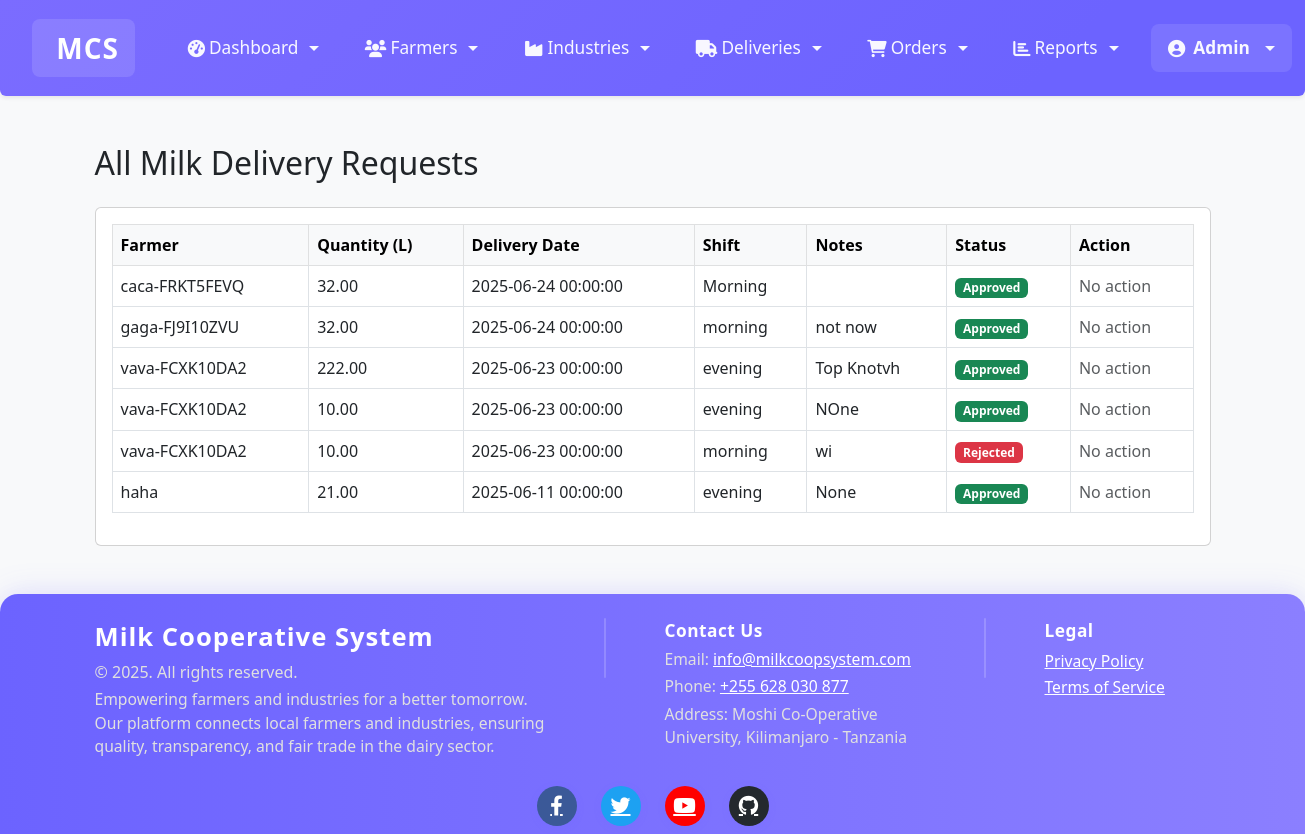
/modules/coop/deliveries.php (signed in), run on the app's committed database.
### tables this page shows
CREATE TABLE `milk_deliveries` (
  `id` int(11) NOT NULL,
  `farmer_id` varchar(20) NOT NULL,
  `quantity` decimal(10,2) NOT NULL,
  `quality_grade` enum('A','B','C') NOT NULL,
  `delivery_date` datetime NOT NULL,
  `delivery_time` time DEFAULT NULL,
  `shift` varchar(50) DEFAULT NULL,
  `status` enum('pending','approved','rejected') DEFAULT 'pending',
  `created_at` timestamp NOT NULL DEFAULT current_timestamp(),
  `quality_score` decimal(3,1) DEFAULT NULL,
  `ph_level` decimal(4,2) DEFAULT NULL,
  `temperature` decimal(4,1) DEFAULT NULL,
  `fat_content` decimal(4,2) DEFAULT NULL,
  `quality_notes` text DEFAULT NULL,
  `recorded_by` int(11) DEFAULT NULL COMMENT 'Admin/Data clerk who recorded the delivery'
);

CREATE TABLE `farmers` (
  `id` int(11) NOT NULL,
  `user_id` int(11) DEFAULT NULL,
  `farmer_id` varchar(20) NOT NULL,
  `full_name` varchar(100) NOT NULL,
  `phone` varchar(20) DEFAULT NULL,
  `email` varchar(100) DEFAULT NULL,
  `address` text DEFAULT NULL,
  `quota` decimal(10,2) DEFAULT 0.00,
  `created_at` timestamp NOT NULL DEFAULT current_timestamp(),
  `last_delivery_date` datetime DEFAULT NULL,
  `last_delivery_quantity` decimal(10,2) DEFAULT NULL,
  `last_delivery_quality` enum('A','B','C') DEFAULT NULL,
  `account_name` varchar(100) DEFAULT NULL,
  `account_number` varchar(50) DEFAULT NULL
);

### modules/coop/deliveries.php (the view, shortened to what this page needs)
<?php
require_once "../../config/db.php";
$sql = "SELECT md.*, f.full_name FROM milk_deliveries md JOIN farmers f ON md.farmer_id = f.farmer_id ORDER BY md.delivery_date DESC";
$all_deliveries = mysqli_query($conn, $sql);
?>
<!DOCTYPE html>
<html lang="en">
<head>
    <link href="https://cdn.jsdelivr.net/npm/bootstrap@5.3.0/dist/css/bootstrap.min.css" rel="stylesheet">
    <link href="https://cdnjs.cloudflare.com/ajax/libs/font-awesome/6.0.0/css/all.min.css" rel="stylesheet">
</head>
<body>
<?php include "../../includes/header.php"; ?>
<div class="container mt-5">
    <h2 class="mb-4">All Milk Delivery Requests</h2>
    <div class="card">
        <div class="card-body">
            <div class="table-responsive">
                <table class="table table-bordered table-hover">
                    <thead class="table-light">
                        <tr>
                            <th>Farmer</th>
                            <th>Quantity (L)</th>
                            <th>Delivery Date</th>
                            <th>Shift</th>
                            <th>Notes</th>
                            <th>Status</th>
                            <th>Action</th>
                        </tr>
                    </thead>
                    <tbody>
                        <?php if($all_deliveries && mysqli_num_rows($all_deliveries) > 0): ?>
                            <?php while($row = mysqli_fetch_assoc($all_deliveries)): ?>
                                <tr>
                                    <td><?php echo htmlspecialchars($row['full_name']); ?></td>
                                    <td><?php echo htmlspecialchars($row['quantity']); ?></td>
                                    <td><?php echo htmlspecialchars($row['delivery_date']); ?></td>
                                    <td><?php echo htmlspecialchars($row['shift']); ?></td>
                                    <td><?php echo htmlspecialchars($row['quality_notes']); ?></td>
                                    <td>
                                        <?php if($row['status'] == 'pending'): ?>
                                            <span class="badge bg-warning text-dark">Pending</span>
                                        <?php elseif($row['status'] == 'approved'): ?>
                                            <span class="badge bg-success">Approved</span>
                                        <?php elseif($row['status'] == 'rejected'): ?>
                                            <span class="badge bg-danger">Rejected</span>
                                        <?php else: ?>
                                            <span class="badge bg-secondary">Unknown</span>
                                        <?php endif; ?>
                                    </td>
                                    <td>
                                        <?php if($row['status'] == 'pending'): ?>
                                            <form method="post" style="display:inline-block">
                                                <input type="hidden" name="delivery_id" value="<?php echo $row['id']; ?>">
                                                <button type="submit" name="action" value="approve" class="btn btn-success btn-sm"><i class="fas fa-check"></i> Approve</button>
                                            </form>
                                            <form method="post" style="display:inline-block">
                                                <input type="hidden" name="delivery_id" value="<?php echo $row['id']; ?>">
                                                <button type="submit" name="action" value="reject" class="btn btn-danger btn-sm"><i class="fas fa-times"></i> Reject</button>
                                            </form>
                                        <?php else: ?>
                                            <span class="text-muted">No action</span>
                                        <?php endif; ?>
                                    </td>
                                </tr>
                            <?php endwhile; ?>
                        <?php else: ?>
                            <tr><td colspan="7" class="text-center">No delivery requests found.</td></tr>
                        <?php endif; ?>
                    </tbody>
                </table>
            </div>
        </div>
    </div>
</div>
<?php include "../../includes/footer.php"; ?>
</body>
</html>

### includes/header.php (shortened to what this page needs)
<?php
$current_page = basename($_SERVER['PHP_SELF']);
?>
<!DOCTYPE html>
<html lang="en">
<head>
    <link href="https://cdn.jsdelivr.net/npm/bootstrap@5.3.0/dist/css/bootstrap.min.css" rel="stylesheet">
    <link href="https://cdnjs.cloudflare.com/ajax/libs/font-awesome/6.0.0/css/all.min.css" rel="stylesheet">
    <link href="https://cdn.datatables.net/1.11.5/css/dataTables.bootstrap5.min.css" rel="stylesheet">
    <link href="https://cdn.jsdelivr.net/npm/sweetalert2@11/dist/sweetalert2.min.css" rel="stylesheet">
    <link rel="stylesheet" href="https://cdnjs.cloudflare.com/ajax/libs/animate.css/4.1.1/animate.min.css"/>
</head>
<body>
    <nav class="navbar navbar-expand-lg navbar-dark shadow-sm rounded-bottom sticky-top" style="z-index: 1050;">
        <div class="container-fluid px-4">
            <a class="navbar-brand fw-bold fs-3 py-2 px-3 rounded-3" href="/MCS/modules/coop/dashboard.php" style="background:rgba(255,255,255,0.12);">
                <i class="fas fa-cow"></i> MCS
            </a>
            <div class="collapse navbar-collapse" id="navbarNav">
                <ul class="navbar-nav ms-3 me-auto align-items-lg-center gap-lg-1">
                    <li class="nav-item dropdown">
                        <a class="nav-link dropdown-toggle d-flex align-items-center gap-1 <?php echo $current_page == 'dashboard.php' ? 'active' : ''; ?>" href="#" id="dashboardDropdown" role="button" data-bs-toggle="dropdown" aria-expanded="false">
                            <i class="fas fa-tachometer-alt"></i> Dashboard
                        </a>
                    </li>
                    <li class="nav-item dropdown">
                        <a class="nav-link dropdown-toggle d-flex align-items-center gap-1 <?php echo ($current_page == 'farmers.php' || $current_page == 'register_farmer.php') ? 'active' : ''; ?>" href="#" id="farmersDropdown" role="button" data-bs-toggle="dropdown" aria-expanded="false">
                            <i class="fas fa-users"></i> Farmers
                        </a>
                    </li>
                    <li class="nav-item dropdown">
                        <a class="nav-link dropdown-toggle d-flex align-items-center gap-1 <?php echo ($current_page == 'industries.php' || $current_page == 'register_industry.php') ? 'active' : ''; ?>" href="#" id="industriesDropdown" role="button" data-bs-toggle="dropdown" aria-expanded="false">
                            <i class="fas fa-industry"></i> Industries
                        </a>
                    </li>
                    <li class="nav-item dropdown">
                        <a class="nav-link dropdown-toggle d-flex align-items-center gap-1 <?php echo ($current_page == 'record_delivery.php' || $current_page == 'view_deliveries.php' || $current_page == 'delivery_reports.php') ? 'active' : ''; ?>" href="#" id="deliveriesDropdown" role="button" data-bs-toggle="dropdown" aria-expanded="false">
                            <i class="fas fa-truck"></i> Deliveries
                        </a>
                    </li>
                    <li class="nav-item dropdown">
                        <a class="nav-link dropdown-toggle d-flex align-items-center gap-1 <?php echo ($current_page == 'view_orders.php' || $current_page == 'order_status.php') ? 'active' : ''; ?>" href="#" id="ordersDropdown" role="button" data-bs-toggle="dropdown" aria-expanded="false">
                            <i class="fas fa-shopping-cart"></i> Orders
                        </a>
                    </li>
                    <li class="nav-item dropdown">
                        <a class="nav-link dropdown-toggle d-flex align-items-center gap-1 <?php echo $current_page == 'reports.php' ? 'active' : ''; ?>" href="#" id="reportsDropdown" role="button" data-bs-toggle="dropdown" aria-expanded="false">
                            <i class="fas fa-chart-bar"></i> Reports
                        </a>
                    </li>
                </ul>
                <ul class="navbar-nav ms-lg-2">
                    <li class="nav-item dropdown">
                        <a class="nav-link dropdown-toggle d-flex align-items-center gap-2 px-3 py-2 rounded-3 bg-white bg-opacity-10" href="#" id="userDropdown" role="button" data-bs-toggle="dropdown" aria-expanded="false">
                            <i class="fas fa-user-circle"></i> <span class="fw-semibold text-capitalize"><?php echo htmlspecialchars($_SESSION["username"]); ?></span>
                        </a>
                    </li>
                </ul>
            </div>
        </div>
    </nav>
</body>
</html>

### includes/footer.php (shortened to what this page needs)
    <footer class="footer-custom mt-5 pt-3 pb-2">
        <div class="container">
            <div class="row gy-3 gx-4 align-items-start justify-content-center">
                <div class="col-12 col-md-5 text-center text-md-start mb-3 mb-md-0">
                    <div class="footer-title mb-1">Milk Cooperative System</div>
                    <div class="footer-copyright mb-1">&copy; <?php echo date('Y'); ?>. All rights reserved.</div>
                    <div class="footer-about mb-2">Empowering farmers and industries for a better tomorrow.<br>Our platform connects local farmers and industries, ensuring quality, transparency, and fair trade in the dairy sector.</div>
                </div>
                <div class="d-none d-md-block col-md-1 px-0">
                    <div class="footer-divider"></div>
                </div>
                <div class="col-12 col-md-3 text-center text-md-start mb-3 mb-md-0">
                    <div class="footer-section-title mb-1">Contact Us</div>
                    <div class="footer-contact-info mb-1">Email: <a href="mailto:info@milkcoopsystem.com" class="footer-contact">info@milkcoopsystem.com</a></div>
                    <div class="footer-contact-info mb-1">Phone: <a href="tel:+255 628 030 877" class="footer-contact">+255 628 030 877</a></div>
                    <div class="footer-contact-info">Address: Moshi Co-Operative University, Kilimanjaro - Tanzania</div>
                </div>
                <div class="d-none d-md-block col-md-1 px-0">
                    <div class="footer-divider"></div>
                </div>
                <div class="col-12 col-md-2 text-center text-md-start mb-3 mb-md-0">
                    <div class="footer-section-title mb-1">Legal</div>
                    <div><a href="#" class="footer-link-plain">Privacy Policy</a></div>
                    <div><a href="#" class="footer-link-plain">Terms of Service</a></div>
                </div>
                <div class="col-12 col-md-12 d-flex justify-content-center align-items-center mt-3">
                    <div class="footer-socials d-flex gap-3">
                        <a href="#" class="footer-social bg-facebook" title="Facebook"><i class="fab fa-facebook-f"></i></a>
                        <a href="#" class="footer-social bg-twitter" title="Twitter"><i class="fab fa-twitter"></i></a>
                        <a href="#" class="footer-social bg-youtube" title="YouTube"><i class="fab fa-youtube"></i></a>
                        <a href="#" class="footer-social bg-github" title="GitHub"><i class="fab fa-github"></i></a>
                    </div>
                </div>
            </div>
        </div>
    </footer>
</body>
</html>

### includes/header.php (style rules this page uses)
html, body { margin: 0 !important; padding: 0 !important; box-sizing: border-box; }
body { padding-top: 90px; background: var(--background-color, #F8F9FA); }
.navbar { margin-top: 0 !important; background: linear-gradient(135deg, #7b6cff, #6C63FF 80%); padding: 1.2rem 0.5rem; box-shadow: 0 4px 24px rgba(108,99,255,0.10); border-radius: 0 0 18px 18px; }
.navbar-brand { font-size: 2rem; font-weight: 700; letter-spacing: 1px; background: rgba(255,255,255,0.12) !important; color: #fff !important; transition: background 0.2s; }
.nav-link { color: rgba(255,255,255,0.95) !important; font-size: 1.08rem; font-weight: 500; border-radius: 10px; padding: 0.7rem 1.1rem !important; margin: 0 0.2rem; transition: all 0.2s; display: flex; align-items: center; }
.navbar-nav .dropdown-toggle::after { margin-left: 0.4em; }

### includes/footer.php (style rules this page uses)
.footer-custom { background: linear-gradient(90deg, #6C63FF 0%, #8B7FFF 100%); color: #fff; border-top-left-radius: 18px; border-top-right-radius: 18px; box-shadow: 0 -2px 32px 0 rgba(108,99,255,0.13), 0 8px 32px 0 rgba(108,99,255,0.10); margin-top: 3rem; margin-bottom: 0; font-size: 1.08rem; backdrop-filter: blur(2.5px); position: relative; padding-top: 1.5rem !important; padding-bottom: 0.5rem !important; }
.footer-title { font-size: 1.6rem; font-weight: 700; letter-spacing: 1px; margin-bottom: 0.3rem; }
.footer-copyright { font-size: 1rem; color: #e0e0e0; margin-bottom: 0.3rem; }
.footer-about { color: #e0e0e0; font-size: 0.98rem; line-height: 1.5; margin-bottom: 0.3rem; }
.footer-section-title { font-weight: 700; font-size: 1.08rem; letter-spacing: 0.5px; margin-bottom: 0.3rem; }
.footer-contact-info { color: #e0e0e0; font-size: 0.98rem; margin-bottom: 0.15rem; }
.footer-link-plain { color: #fff; text-decoration: underline; font-weight: 400; transition: color 0.2s; font-size: 0.98rem; }
.footer-divider { width: 2px; height: 80%; min-height: 60px; background: rgba(255,255,255,0.18); border-radius: 2px; margin: 0 auto; }
.footer-socials { margin-top: 0.2rem; }
.footer-social { display: inline-flex; align-items: center; justify-content: center; width: 40px; height: 40px; border-radius: 50%; color: #fff; font-size: 1.25rem; margin: 0 4px; transition: background 0.2s, color 0.2s, transform 0.2s; background: rgba(255,255,255,0.13); box-shadow: 0 2px 8px rgba(108,99,255,0.10); }
.bg-facebook { background: #3b5998 !important; }
.bg-twitter { background: #1da1f2 !important; }
.bg-youtube { background: #ff0000 !important; }
.bg-github { background: #24292e !important; }
.footer-contact { color: #fff; text-decoration: underline; font-weight: 400; }

### data on the page
milk_deliveries: farmers.full_name "caca-FRKT5FEVQ", quantity "32.00", delivery_date "2025-06-24 00:00:00", shift "Morning", status "Approved"
milk_deliveries: farmers.full_name "gaga-FJ9I10ZVU", quantity "32.00", delivery_date "2025-06-24 00:00:00", shift "morning", quality_notes "not now", status "Approved"
milk_deliveries: farmers.full_name "vava-FCXK10DA2", quantity "222.00", delivery_date "2025-06-23 00:00:00", shift "evening", quality_notes "Top Knotvh", status "Approved"
milk_deliveries: farmers.full_name "vava-FCXK10DA2", quantity "10.00", delivery_date "2025-06-23 00:00:00", shift "evening", quality_notes "NOne", status "Approved"
milk_deliveries: farmers.full_name "vava-FCXK10DA2", quantity "10.00", delivery_date "2025-06-23 00:00:00", shift "morning", quality_notes "wi", status "Rejected"
milk_deliveries: farmers.full_name "haha", quantity "21.00", delivery_date "2025-06-11 00:00:00", shift "evening", quality_notes "None", status "Approved"

### other printed values
$_SESSION["username"] "Admin"
